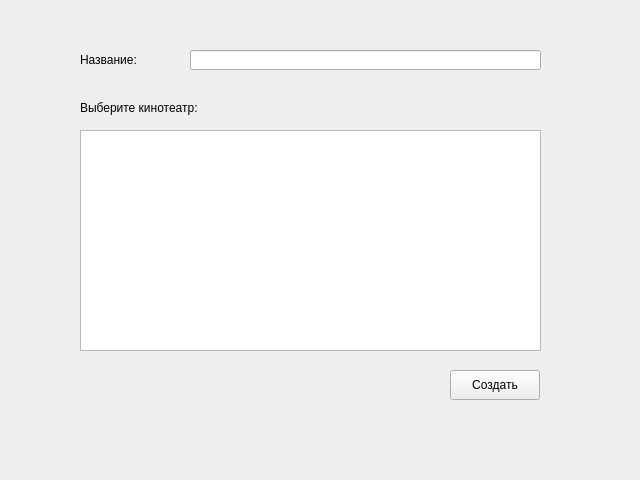
<?xml version="1.0" encoding="UTF-8"?>
<ui version="4.0">
 <class>Form</class>
 <widget class="QWidget" name="Form">
  <property name="geometry">
   <rect>
    <x>0</x>
    <y>0</y>
    <width>640</width>
    <height>480</height>
   </rect>
  </property>
  <property name="windowTitle">
   <string>Form</string>
  </property>
  <widget class="QPushButton" name="create">
   <property name="geometry">
    <rect>
     <x>450</x>
     <y>370</y>
     <width>90</width>
     <height>30</height>
    </rect>
   </property>
   <property name="text">
    <string>Создать</string>
   </property>
  </widget>
  <widget class="QLabel" name="select">
   <property name="geometry">
    <rect>
     <x>80</x>
     <y>100</y>
     <width>461</width>
     <height>16</height>
    </rect>
   </property>
   <property name="text">
    <string>Выберите кинотеатр:</string>
   </property>
  </widget>
  <widget class="QTableWidget" name="table">
   <property name="geometry">
    <rect>
     <x>80</x>
     <y>130</y>
     <width>461</width>
     <height>221</height>
    </rect>
   </property>
  </widget>
  <widget class="QLabel" name="label_title">
   <property name="geometry">
    <rect>
     <x>80</x>
     <y>50</y>
     <width>101</width>
     <height>20</height>
    </rect>
   </property>
   <property name="text">
    <string>Название:</string>
   </property>
  </widget>
  <widget class="QLineEdit" name="title">
   <property name="geometry">
    <rect>
     <x>190</x>
     <y>50</y>
     <width>351</width>
     <height>20</height>
    </rect>
   </property>
   <property name="maxLength">
    <number>27</number>
   </property>
  </widget>
  <widget class="QLabel" name="error">
   <property name="geometry">
    <rect>
     <x>80</x>
     <y>370</y>
     <width>351</width>
     <height>16</height>
    </rect>
   </property>
   <property name="text">
    <string/>
   </property>
  </widget>
 </widget>
 <resources/>
 <connections/>
</ui>
